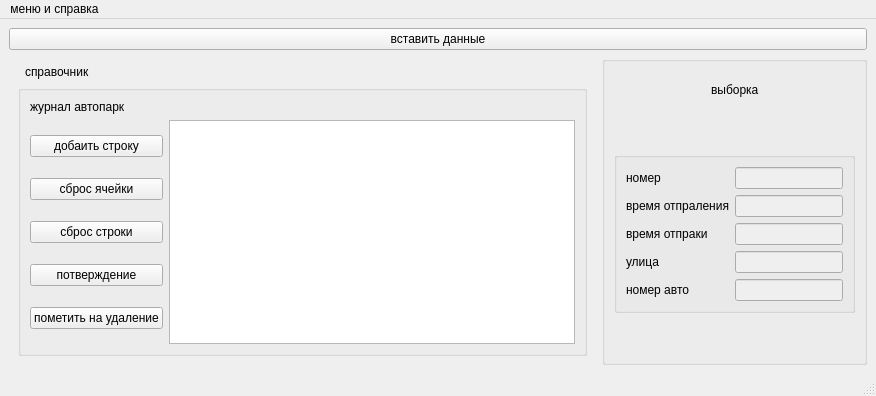
<?xml version="1.0" encoding="UTF-8"?>
<ui version="4.0">
 <class>wjournal</class>
 <widget class="QMainWindow" name="wjournal">
  <property name="geometry">
   <rect>
    <x>0</x>
    <y>0</y>
    <width>876</width>
    <height>396</height>
   </rect>
  </property>
  <property name="windowTitle">
   <string>журнал</string>
  </property>
  <widget class="QWidget" name="centralwidget">
   <layout class="QGridLayout" name="gridLayout">
    <item row="0" column="0">
     <layout class="QVBoxLayout" name="verticalLayout_4">
      <item>
       <widget class="QPushButton" name="vstavkadata">
        <property name="text">
         <string>вставить данные</string>
        </property>
       </widget>
      </item>
      <item>
       <layout class="QHBoxLayout" name="horizontalLayout_3">
        <item>
         <widget class="QWidget" name="gr" native="true">
          <layout class="QVBoxLayout" name="verticalLayout_2">
           <item>
            <widget class="QLabel" name="label_11">
             <property name="focusPolicy">
              <enum>Qt::StrongFocus</enum>
             </property>
             <property name="frameShadow">
              <enum>QFrame::Sunken</enum>
             </property>
             <property name="text">
              <string>справочник</string>
             </property>
             <property name="indent">
              <number>7</number>
             </property>
            </widget>
           </item>
           <item>
            <widget class="QGroupBox" name="groupBox_2">
             <layout class="QVBoxLayout" name="verticalLayout_28">
              <item>
               <widget class="QLabel" name="label_12">
                <property name="text">
                 <string>журнал автопарк</string>
                </property>
               </widget>
              </item>
              <item>
               <layout class="QHBoxLayout" name="horizontalLayout_2">
                <item>
                 <layout class="QVBoxLayout" name="verticalLayout_3">
                  <item>
                   <widget class="QPushButton" name="addrowjournal">
                    <property name="text">
                     <string>добаить строку</string>
                    </property>
                   </widget>
                  </item>
                  <item>
                   <widget class="QPushButton" name="resettingcelljournal">
                    <property name="text">
                     <string>сброс ячейки</string>
                    </property>
                   </widget>
                  </item>
                  <item>
                   <widget class="QPushButton" name="resettingrowjournal">
                    <property name="text">
                     <string>сброс строки</string>
                    </property>
                   </widget>
                  </item>
                  <item>
                   <widget class="QPushButton" name="potvergeniejournal">
                    <property name="text">
                     <string>потверждение</string>
                    </property>
                   </widget>
                  </item>
                  <item>
                   <widget class="QPushButton" name="deletejournal">
                    <property name="text">
                     <string>пометить на удаление</string>
                    </property>
                   </widget>
                  </item>
                 </layout>
                </item>
                <item>
                 <widget class="QTableView" name="journal"/>
                </item>
               </layout>
              </item>
             </layout>
            </widget>
           </item>
          </layout>
         </widget>
        </item>
        <item alignment="Qt::AlignRight">
         <widget class="QGroupBox" name="verticalGroupBox">
          <layout class="QVBoxLayout" name="verticalLayout">
           <item alignment="Qt::AlignTop">
            <widget class="QWidget" name="horizontalWidget_2" native="true">
             <layout class="QHBoxLayout" name="horizontalLayout_4">
              <item>
               <spacer name="horizontalSpacer_3">
                <property name="orientation">
                 <enum>Qt::Horizontal</enum>
                </property>
                <property name="sizeHint" stdset="0">
                 <size>
                  <width>40</width>
                  <height>20</height>
                 </size>
                </property>
               </spacer>
              </item>
              <item>
               <widget class="QLabel" name="label_25">
                <property name="cursor">
                 <cursorShape>UpArrowCursor</cursorShape>
                </property>
                <property name="text">
                 <string>выборка</string>
                </property>
               </widget>
              </item>
              <item>
               <spacer name="horizontalSpacer_4">
                <property name="orientation">
                 <enum>Qt::Horizontal</enum>
                </property>
                <property name="sizeHint" stdset="0">
                 <size>
                  <width>40</width>
                  <height>20</height>
                 </size>
                </property>
               </spacer>
              </item>
             </layout>
            </widget>
           </item>
           <item>
            <widget class="QGroupBox" name="groupBox">
             <layout class="QHBoxLayout" name="horizontalLayout_18">
              <item>
               <layout class="QVBoxLayout" name="verticalLayout_35">
                <item>
                 <widget class="QLabel" name="label_15">
                  <property name="text">
                   <string>номер</string>
                  </property>
                 </widget>
                </item>
                <item>
                 <widget class="QLabel" name="label_14">
                  <property name="text">
                   <string>время отпраления</string>
                  </property>
                 </widget>
                </item>
                <item>
                 <widget class="QLabel" name="label_8">
                  <property name="text">
                   <string>время отпраки</string>
                  </property>
                 </widget>
                </item>
                <item>
                 <widget class="QLabel" name="label_9">
                  <property name="text">
                   <string>улица</string>
                  </property>
                 </widget>
                </item>
                <item>
                 <widget class="QLabel" name="label_10">
                  <property name="text">
                   <string>номер авто</string>
                  </property>
                 </widget>
                </item>
               </layout>
              </item>
              <item>
               <layout class="QVBoxLayout" name="verticalLayout_36">
                <item>
                 <widget class="QLineEdit" name="jid">
                  <property name="enabled">
                   <bool>false</bool>
                  </property>
                 </widget>
                </item>
                <item>
                 <widget class="QLineEdit" name="time_in">
                  <property name="enabled">
                   <bool>false</bool>
                  </property>
                 </widget>
                </item>
                <item>
                 <widget class="QLineEdit" name="time_out">
                  <property name="enabled">
                   <bool>false</bool>
                  </property>
                 </widget>
                </item>
                <item>
                 <widget class="QLineEdit" name="routes_id">
                  <property name="enabled">
                   <bool>false</bool>
                  </property>
                 </widget>
                </item>
                <item>
                 <widget class="QLineEdit" name="auto_id">
                  <property name="enabled">
                   <bool>false</bool>
                  </property>
                 </widget>
                </item>
               </layout>
              </item>
             </layout>
            </widget>
           </item>
           <item>
            <spacer name="horizontalSpacer_2">
             <property name="orientation">
              <enum>Qt::Horizontal</enum>
             </property>
             <property name="sizeHint" stdset="0">
              <size>
               <width>40</width>
               <height>20</height>
              </size>
             </property>
            </spacer>
           </item>
           <item>
            <spacer name="horizontalSpacer">
             <property name="orientation">
              <enum>Qt::Horizontal</enum>
             </property>
             <property name="sizeHint" stdset="0">
              <size>
               <width>40</width>
               <height>20</height>
              </size>
             </property>
            </spacer>
           </item>
          </layout>
         </widget>
        </item>
       </layout>
      </item>
     </layout>
    </item>
   </layout>
  </widget>
  <widget class="QMenuBar" name="menubar">
   <property name="geometry">
    <rect>
     <x>0</x>
     <y>0</y>
     <width>876</width>
     <height>21</height>
    </rect>
   </property>
   <widget class="QMenu" name="menu">
    <property name="title">
     <string>меню и справка</string>
    </property>
    <widget class="QMenu" name="menu_3">
     <property name="title">
      <string>таблицы</string>
     </property>
     <widget class="QMenu" name="menu_4">
      <property name="title">
       <string>спраочник</string>
      </property>
      <addaction name="avto"/>
     </widget>
     <widget class="QMenu" name="menu_5">
      <property name="title">
       <string>журнал</string>
      </property>
      <addaction name="personal"/>
      <addaction name="routes"/>
     </widget>
     <addaction name="menu_4"/>
     <addaction name="menu_5"/>
     <addaction name="printer"/>
    </widget>
    <addaction name="avtor"/>
    <addaction name="menu_3"/>
    <addaction name="separator"/>
    <addaction name="spravka"/>
    <addaction name="info"/>
   </widget>
   <addaction name="menu"/>
  </widget>
  <widget class="QStatusBar" name="statusbar"/>
  <action name="avtor">
   <property name="text">
    <string>аторизация</string>
   </property>
  </action>
  <action name="spravka">
   <property name="text">
    <string>справка</string>
   </property>
  </action>
  <action name="info">
   <property name="text">
    <string>инфо</string>
   </property>
  </action>
  <action name="avto">
   <property name="text">
    <string>авто</string>
   </property>
  </action>
  <action name="personal">
   <property name="text">
    <string>персонал</string>
   </property>
  </action>
  <action name="routes">
   <property name="text">
    <string>маршруты</string>
   </property>
  </action>
  <action name="printer">
   <property name="text">
    <string>печать таблицы</string>
   </property>
  </action>
 </widget>
 <resources/>
 <connections/>
</ui>
